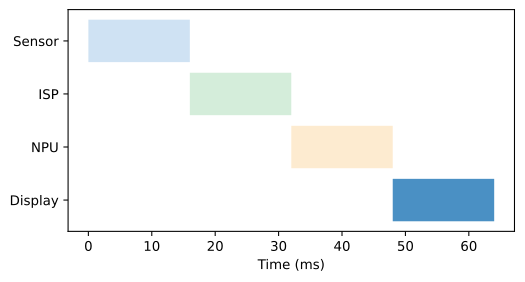

Write Python code to recreate this figure.
import os
import matplotlib.pyplot as plt
fig, ax = plt.subplots(figsize=(6,3))
colors = ['#cfe2f3', '#d4edda', '#fdebd0', '#4a90c4']
for i in range(4):
    ax.broken_barh([(i*16, 16)], (40 - i*10, 8), facecolors=colors[i])
ax.set_yticks([14, 24, 34, 44])
ax.set_yticklabels(['Display', 'NPU', 'ISP', 'Sensor'])
ax.set_xlabel('Time (ms)')
out = os.environ.get('VISUAL_OUT_PATH', 'out.svg')
plt.savefig(out, format='svg', bbox_inches='tight')
